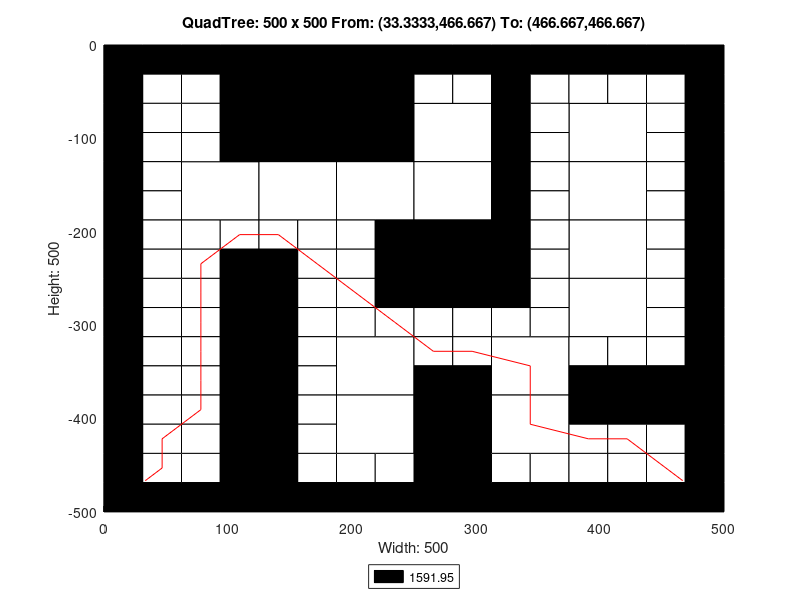

The MATLAB script that drew this image:
axis([0 500 -500 0]);
title('QuadTree: 500 x 500 From: (33.3333,466.667) To: (466.667,466.667)');
xlabel('Width: 500');
ylabel('Height: 500');
rectangle('Position',[125 -125 125 125], 'FaceColor',[0 0 0]);
rectangle('Position',[62.5 -187.5 62.5 62.5], 'FaceColor',[1 1 1]);
rectangle('Position',[125 -187.5 62.5 62.5], 'FaceColor',[1 1 1]);
rectangle('Position',[187.5 -187.5 62.5 62.5], 'FaceColor',[1 1 1]);
rectangle('Position',[250 -125 62.5 62.5], 'FaceColor',[1 1 1]);
rectangle('Position',[375 -125 62.5 62.5], 'FaceColor',[1 1 1]);
rectangle('Position',[250 -187.5 62.5 62.5], 'FaceColor',[1 1 1]);
rectangle('Position',[250 -250 62.5 62.5], 'FaceColor',[0 0 0]);
rectangle('Position',[375 -187.5 62.5 62.5], 'FaceColor',[1 1 1]);
rectangle('Position',[375 -250 62.5 62.5], 'FaceColor',[1 1 1]);
rectangle('Position',[187.5 -375 62.5 62.5], 'FaceColor',[1 1 1]);
rectangle('Position',[187.5 -437.5 62.5 62.5], 'FaceColor',[1 1 1]);
rectangle('Position',[312.5 -375 62.5 62.5], 'FaceColor',[1 1 1]);
rectangle('Position',[375 -312.5 62.5 62.5], 'FaceColor',[1 1 1]);
rectangle('Position',[250 -437.5 62.5 62.5], 'FaceColor',[0 0 0]);
rectangle('Position',[312.5 -437.5 62.5 62.5], 'FaceColor',[1 1 1]);
rectangle('Position',[250 -500 62.5 62.5], 'FaceColor',[0 0 0]);
rectangle('Position',[0 -31.25 31.25 31.25], 'FaceColor',[0 0 0]);
rectangle('Position',[31.25 -31.25 31.25 31.25], 'FaceColor',[0 0 0]);
rectangle('Position',[0 -62.5 31.25 31.25], 'FaceColor',[0 0 0]);
rectangle('Position',[31.25 -62.5 31.25 31.25], 'FaceColor',[1 1 1]);
rectangle('Position',[62.5 -31.25 31.25 31.25], 'FaceColor',[0 0 0]);
rectangle('Position',[93.75 -31.25 31.25 31.25], 'FaceColor',[0 0 0]);
rectangle('Position',[62.5 -62.5 31.25 31.25], 'FaceColor',[1 1 1]);
rectangle('Position',[93.75 -62.5 31.25 31.25], 'FaceColor',[0 0 0]);
rectangle('Position',[0 -93.75 31.25 31.25], 'FaceColor',[0 0 0]);
rectangle('Position',[31.25 -93.75 31.25 31.25], 'FaceColor',[1 1 1]);
rectangle('Position',[0 -125 31.25 31.25], 'FaceColor',[0 0 0]);
rectangle('Position',[31.25 -125 31.25 31.25], 'FaceColor',[1 1 1]);
rectangle('Position',[62.5 -93.75 31.25 31.25], 'FaceColor',[1 1 1]);
rectangle('Position',[93.75 -93.75 31.25 31.25], 'FaceColor',[0 0 0]);
rectangle('Position',[62.5 -125 31.25 31.25], 'FaceColor',[1 1 1]);
rectangle('Position',[93.75 -125 31.25 31.25], 'FaceColor',[0 0 0]);
rectangle('Position',[0 -156.25 31.25 31.25], 'FaceColor',[0 0 0]);
rectangle('Position',[31.25 -156.25 31.25 31.25], 'FaceColor',[1 1 1]);
rectangle('Position',[0 -187.5 31.25 31.25], 'FaceColor',[0 0 0]);
rectangle('Position',[31.25 -187.5 31.25 31.25], 'FaceColor',[1 1 1]);
rectangle('Position',[0 -218.75 31.25 31.25], 'FaceColor',[0 0 0]);
rectangle('Position',[31.25 -218.75 31.25 31.25], 'FaceColor',[1 1 1]);
rectangle('Position',[0 -250 31.25 31.25], 'FaceColor',[0 0 0]);
rectangle('Position',[31.25 -250 31.25 31.25], 'FaceColor',[1 1 1]);
rectangle('Position',[62.5 -218.75 31.25 31.25], 'FaceColor',[1 1 1]);
rectangle('Position',[93.75 -218.75 31.25 31.25], 'FaceColor',[1 1 1]);
rectangle('Position',[62.5 -250 31.25 31.25], 'FaceColor',[1 1 1]);
rectangle('Position',[93.75 -250 31.25 31.25], 'FaceColor',[0 0 0]);
rectangle('Position',[125 -218.75 31.25 31.25], 'FaceColor',[1 1 1]);
rectangle('Position',[156.25 -218.75 31.25 31.25], 'FaceColor',[1 1 1]);
rectangle('Position',[125 -250 31.25 31.25], 'FaceColor',[0 0 0]);
rectangle('Position',[156.25 -250 31.25 31.25], 'FaceColor',[1 1 1]);
rectangle('Position',[187.5 -218.75 31.25 31.25], 'FaceColor',[1 1 1]);
rectangle('Position',[218.75 -218.75 31.25 31.25], 'FaceColor',[0 0 0]);
rectangle('Position',[187.5 -250 31.25 31.25], 'FaceColor',[1 1 1]);
rectangle('Position',[218.75 -250 31.25 31.25], 'FaceColor',[0 0 0]);
rectangle('Position',[250 -31.25 31.25 31.25], 'FaceColor',[0 0 0]);
rectangle('Position',[281.25 -31.25 31.25 31.25], 'FaceColor',[0 0 0]);
rectangle('Position',[250 -62.5 31.25 31.25], 'FaceColor',[1 1 1]);
rectangle('Position',[281.25 -62.5 31.25 31.25], 'FaceColor',[1 1 1]);
rectangle('Position',[312.5 -31.25 31.25 31.25], 'FaceColor',[0 0 0]);
rectangle('Position',[343.75 -31.25 31.25 31.25], 'FaceColor',[0 0 0]);
rectangle('Position',[312.5 -62.5 31.25 31.25], 'FaceColor',[0 0 0]);
rectangle('Position',[343.75 -62.5 31.25 31.25], 'FaceColor',[1 1 1]);
rectangle('Position',[312.5 -93.75 31.25 31.25], 'FaceColor',[0 0 0]);
rectangle('Position',[343.75 -93.75 31.25 31.25], 'FaceColor',[1 1 1]);
rectangle('Position',[312.5 -125 31.25 31.25], 'FaceColor',[0 0 0]);
rectangle('Position',[343.75 -125 31.25 31.25], 'FaceColor',[1 1 1]);
rectangle('Position',[375 -31.25 31.25 31.25], 'FaceColor',[0 0 0]);
rectangle('Position',[406.25 -31.25 31.25 31.25], 'FaceColor',[0 0 0]);
rectangle('Position',[375 -62.5 31.25 31.25], 'FaceColor',[1 1 1]);
rectangle('Position',[406.25 -62.5 31.25 31.25], 'FaceColor',[1 1 1]);
rectangle('Position',[437.5 -31.25 31.25 31.25], 'FaceColor',[0 0 0]);
rectangle('Position',[468.75 -31.25 31.25 31.25], 'FaceColor',[0 0 0]);
rectangle('Position',[437.5 -62.5 31.25 31.25], 'FaceColor',[1 1 1]);
rectangle('Position',[468.75 -62.5 31.25 31.25], 'FaceColor',[0 0 0]);
rectangle('Position',[437.5 -93.75 31.25 31.25], 'FaceColor',[1 1 1]);
rectangle('Position',[468.75 -93.75 31.25 31.25], 'FaceColor',[0 0 0]);
rectangle('Position',[437.5 -125 31.25 31.25], 'FaceColor',[1 1 1]);
rectangle('Position',[468.75 -125 31.25 31.25], 'FaceColor',[0 0 0]);
rectangle('Position',[312.5 -156.25 31.25 31.25], 'FaceColor',[0 0 0]);
rectangle('Position',[343.75 -156.25 31.25 31.25], 'FaceColor',[1 1 1]);
rectangle('Position',[312.5 -187.5 31.25 31.25], 'FaceColor',[0 0 0]);
rectangle('Position',[343.75 -187.5 31.25 31.25], 'FaceColor',[1 1 1]);
rectangle('Position',[312.5 -218.75 31.25 31.25], 'FaceColor',[0 0 0]);
rectangle('Position',[343.75 -218.75 31.25 31.25], 'FaceColor',[1 1 1]);
rectangle('Position',[312.5 -250 31.25 31.25], 'FaceColor',[0 0 0]);
rectangle('Position',[343.75 -250 31.25 31.25], 'FaceColor',[1 1 1]);
rectangle('Position',[437.5 -156.25 31.25 31.25], 'FaceColor',[1 1 1]);
rectangle('Position',[468.75 -156.25 31.25 31.25], 'FaceColor',[0 0 0]);
rectangle('Position',[437.5 -187.5 31.25 31.25], 'FaceColor',[1 1 1]);
rectangle('Position',[468.75 -187.5 31.25 31.25], 'FaceColor',[0 0 0]);
rectangle('Position',[437.5 -218.75 31.25 31.25], 'FaceColor',[1 1 1]);
rectangle('Position',[468.75 -218.75 31.25 31.25], 'FaceColor',[0 0 0]);
rectangle('Position',[437.5 -250 31.25 31.25], 'FaceColor',[1 1 1]);
rectangle('Position',[468.75 -250 31.25 31.25], 'FaceColor',[0 0 0]);
rectangle('Position',[0 -281.25 31.25 31.25], 'FaceColor',[0 0 0]);
rectangle('Position',[31.25 -281.25 31.25 31.25], 'FaceColor',[1 1 1]);
rectangle('Position',[0 -312.5 31.25 31.25], 'FaceColor',[0 0 0]);
rectangle('Position',[31.25 -312.5 31.25 31.25], 'FaceColor',[1 1 1]);
rectangle('Position',[62.5 -281.25 31.25 31.25], 'FaceColor',[1 1 1]);
rectangle('Position',[93.75 -281.25 31.25 31.25], 'FaceColor',[0 0 0]);
rectangle('Position',[62.5 -312.5 31.25 31.25], 'FaceColor',[1 1 1]);
rectangle('Position',[93.75 -312.5 31.25 31.25], 'FaceColor',[0 0 0]);
rectangle('Position',[0 -343.75 31.25 31.25], 'FaceColor',[0 0 0]);
rectangle('Position',[31.25 -343.75 31.25 31.25], 'FaceColor',[1 1 1]);
rectangle('Position',[0 -375 31.25 31.25], 'FaceColor',[0 0 0]);
rectangle('Position',[31.25 -375 31.25 31.25], 'FaceColor',[1 1 1]);
rectangle('Position',[62.5 -343.75 31.25 31.25], 'FaceColor',[1 1 1]);
rectangle('Position',[93.75 -343.75 31.25 31.25], 'FaceColor',[0 0 0]);
rectangle('Position',[62.5 -375 31.25 31.25], 'FaceColor',[1 1 1]);
rectangle('Position',[93.75 -375 31.25 31.25], 'FaceColor',[0 0 0]);
rectangle('Position',[125 -281.25 31.25 31.25], 'FaceColor',[0 0 0]);
rectangle('Position',[156.25 -281.25 31.25 31.25], 'FaceColor',[1 1 1]);
rectangle('Position',[125 -312.5 31.25 31.25], 'FaceColor',[0 0 0]);
rectangle('Position',[156.25 -312.5 31.25 31.25], 'FaceColor',[1 1 1]);
rectangle('Position',[187.5 -281.25 31.25 31.25], 'FaceColor',[1 1 1]);
rectangle('Position',[218.75 -281.25 31.25 31.25], 'FaceColor',[0 0 0]);
rectangle('Position',[187.5 -312.5 31.25 31.25], 'FaceColor',[1 1 1]);
rectangle('Position',[218.75 -312.5 31.25 31.25], 'FaceColor',[1 1 1]);
rectangle('Position',[125 -343.75 31.25 31.25], 'FaceColor',[0 0 0]);
rectangle('Position',[156.25 -343.75 31.25 31.25], 'FaceColor',[1 1 1]);
rectangle('Position',[125 -375 31.25 31.25], 'FaceColor',[0 0 0]);
rectangle('Position',[156.25 -375 31.25 31.25], 'FaceColor',[1 1 1]);
rectangle('Position',[0 -406.25 31.25 31.25], 'FaceColor',[0 0 0]);
rectangle('Position',[31.25 -406.25 31.25 31.25], 'FaceColor',[1 1 1]);
rectangle('Position',[0 -437.5 31.25 31.25], 'FaceColor',[0 0 0]);
rectangle('Position',[31.25 -437.5 31.25 31.25], 'FaceColor',[1 1 1]);
rectangle('Position',[62.5 -406.25 31.25 31.25], 'FaceColor',[1 1 1]);
rectangle('Position',[93.75 -406.25 31.25 31.25], 'FaceColor',[0 0 0]);
rectangle('Position',[62.5 -437.5 31.25 31.25], 'FaceColor',[1 1 1]);
rectangle('Position',[93.75 -437.5 31.25 31.25], 'FaceColor',[0 0 0]);
rectangle('Position',[0 -468.75 31.25 31.25], 'FaceColor',[0 0 0]);
rectangle('Position',[31.25 -468.75 31.25 31.25], 'FaceColor',[1 1 1]);
rectangle('Position',[0 -500 31.25 31.25], 'FaceColor',[0 0 0]);
rectangle('Position',[31.25 -500 31.25 31.25], 'FaceColor',[0 0 0]);
rectangle('Position',[62.5 -468.75 31.25 31.25], 'FaceColor',[1 1 1]);
rectangle('Position',[93.75 -468.75 31.25 31.25], 'FaceColor',[0 0 0]);
rectangle('Position',[62.5 -500 31.25 31.25], 'FaceColor',[0 0 0]);
rectangle('Position',[93.75 -500 31.25 31.25], 'FaceColor',[0 0 0]);
rectangle('Position',[125 -406.25 31.25 31.25], 'FaceColor',[0 0 0]);
rectangle('Position',[156.25 -406.25 31.25 31.25], 'FaceColor',[1 1 1]);
rectangle('Position',[125 -437.5 31.25 31.25], 'FaceColor',[0 0 0]);
rectangle('Position',[156.25 -437.5 31.25 31.25], 'FaceColor',[1 1 1]);
rectangle('Position',[125 -468.75 31.25 31.25], 'FaceColor',[0 0 0]);
rectangle('Position',[156.25 -468.75 31.25 31.25], 'FaceColor',[1 1 1]);
rectangle('Position',[125 -500 31.25 31.25], 'FaceColor',[0 0 0]);
rectangle('Position',[156.25 -500 31.25 31.25], 'FaceColor',[0 0 0]);
rectangle('Position',[187.5 -468.75 31.25 31.25], 'FaceColor',[1 1 1]);
rectangle('Position',[218.75 -468.75 31.25 31.25], 'FaceColor',[1 1 1]);
rectangle('Position',[187.5 -500 31.25 31.25], 'FaceColor',[0 0 0]);
rectangle('Position',[218.75 -500 31.25 31.25], 'FaceColor',[0 0 0]);
rectangle('Position',[250 -281.25 31.25 31.25], 'FaceColor',[0 0 0]);
rectangle('Position',[281.25 -281.25 31.25 31.25], 'FaceColor',[0 0 0]);
rectangle('Position',[250 -312.5 31.25 31.25], 'FaceColor',[1 1 1]);
rectangle('Position',[281.25 -312.5 31.25 31.25], 'FaceColor',[1 1 1]);
rectangle('Position',[312.5 -281.25 31.25 31.25], 'FaceColor',[0 0 0]);
rectangle('Position',[343.75 -281.25 31.25 31.25], 'FaceColor',[1 1 1]);
rectangle('Position',[312.5 -312.5 31.25 31.25], 'FaceColor',[1 1 1]);
rectangle('Position',[343.75 -312.5 31.25 31.25], 'FaceColor',[1 1 1]);
rectangle('Position',[250 -343.75 31.25 31.25], 'FaceColor',[1 1 1]);
rectangle('Position',[281.25 -343.75 31.25 31.25], 'FaceColor',[1 1 1]);
rectangle('Position',[250 -375 31.25 31.25], 'FaceColor',[0 0 0]);
rectangle('Position',[281.25 -375 31.25 31.25], 'FaceColor',[0 0 0]);
rectangle('Position',[437.5 -281.25 31.25 31.25], 'FaceColor',[1 1 1]);
rectangle('Position',[468.75 -281.25 31.25 31.25], 'FaceColor',[0 0 0]);
rectangle('Position',[437.5 -312.5 31.25 31.25], 'FaceColor',[1 1 1]);
rectangle('Position',[468.75 -312.5 31.25 31.25], 'FaceColor',[0 0 0]);
rectangle('Position',[375 -343.75 31.25 31.25], 'FaceColor',[1 1 1]);
rectangle('Position',[406.25 -343.75 31.25 31.25], 'FaceColor',[1 1 1]);
rectangle('Position',[375 -375 31.25 31.25], 'FaceColor',[0 0 0]);
rectangle('Position',[406.25 -375 31.25 31.25], 'FaceColor',[0 0 0]);
rectangle('Position',[437.5 -343.75 31.25 31.25], 'FaceColor',[1 1 1]);
rectangle('Position',[468.75 -343.75 31.25 31.25], 'FaceColor',[0 0 0]);
rectangle('Position',[437.5 -375 31.25 31.25], 'FaceColor',[0 0 0]);
rectangle('Position',[468.75 -375 31.25 31.25], 'FaceColor',[0 0 0]);
rectangle('Position',[312.5 -468.75 31.25 31.25], 'FaceColor',[1 1 1]);
rectangle('Position',[343.75 -468.75 31.25 31.25], 'FaceColor',[1 1 1]);
rectangle('Position',[312.5 -500 31.25 31.25], 'FaceColor',[0 0 0]);
rectangle('Position',[343.75 -500 31.25 31.25], 'FaceColor',[0 0 0]);
rectangle('Position',[375 -406.25 31.25 31.25], 'FaceColor',[0 0 0]);
rectangle('Position',[406.25 -406.25 31.25 31.25], 'FaceColor',[0 0 0]);
rectangle('Position',[375 -437.5 31.25 31.25], 'FaceColor',[1 1 1]);
rectangle('Position',[406.25 -437.5 31.25 31.25], 'FaceColor',[1 1 1]);
rectangle('Position',[437.5 -406.25 31.25 31.25], 'FaceColor',[0 0 0]);
rectangle('Position',[468.75 -406.25 31.25 31.25], 'FaceColor',[0 0 0]);
rectangle('Position',[437.5 -437.5 31.25 31.25], 'FaceColor',[1 1 1]);
rectangle('Position',[468.75 -437.5 31.25 31.25], 'FaceColor',[0 0 0]);
rectangle('Position',[375 -468.75 31.25 31.25], 'FaceColor',[1 1 1]);
rectangle('Position',[406.25 -468.75 31.25 31.25], 'FaceColor',[1 1 1]);
rectangle('Position',[375 -500 31.25 31.25], 'FaceColor',[0 0 0]);
rectangle('Position',[406.25 -500 31.25 31.25], 'FaceColor',[0 0 0]);
rectangle('Position',[437.5 -468.75 31.25 31.25], 'FaceColor',[1 1 1]);
rectangle('Position',[468.75 -468.75 31.25 31.25], 'FaceColor',[0 0 0]);
rectangle('Position',[437.5 -500 31.25 31.25], 'FaceColor',[0 0 0]);
rectangle('Position',[468.75 -500 31.25 31.25], 'FaceColor',[0 0 0]);
X=[466.667,453.125,421.875,390.625,343.75,343.75,296.875,265.625,234.375,203.125,171.875,140.625,109.375,78.125,78.125,78.125,78.125,78.125,78.125,46.875,46.875,33.3333];
Y=[-466.667,-453.125,-421.875,-421.875,-406.25,-343.75,-328.125,-328.125,-296.875,-265.625,-234.375,-203.125,-203.125,-234.375,-265.625,-296.875,-328.125,-359.375,-390.625,-421.875,-453.125,-466.667];
hold on;
plot(X,Y,'r');
legend('1591.95','Location','southoutside');
